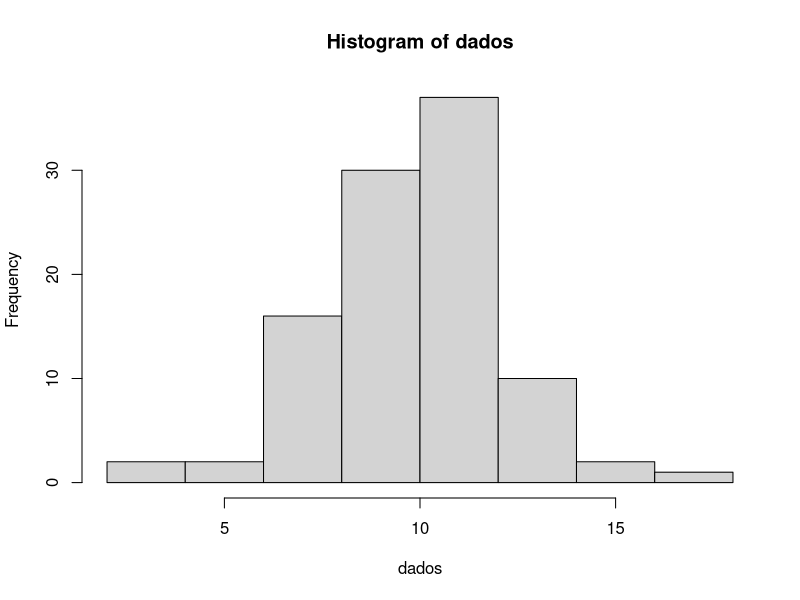
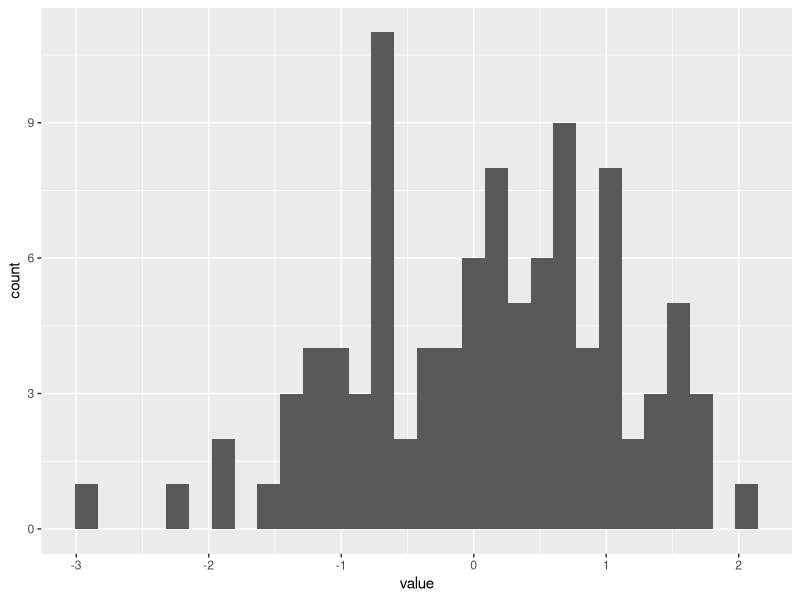

Source code (R) for these figures, in order:
#----------------------------------------------
# Titulo: Nocoes basicas sobre o software 
#         estatistico R via interface R Studio. 
#----------------------------------------------
# Autor : Peter de Matos Campos/UFSJ/DEMAT                         
# Data  : 13/10/2019
# Versao: v3 
#-----------------------------------------------
# Objetivo: apresentar o R e o R Studio e 
#           algumas de suas funcionalidades
#           basicas. 
#-----------------------------------------------
# SUMARIO
# 1) COMO O R FUNCIONA?
#-----------------------------------------------
# Veja o exemplo de algumas operacoes basicas
# sem criar objetos:

1 + 2 + 3
1 + 2 * 3       
(1 + 2) * 3
9 / 3
2 ^ 3

# criando objetos (COMO SE TIVESSE COLOCANDO 
#                  NA MEMORIA DA CALCULADORA)

a <- 1 + 2 + 3       
b <- 1 + 2 * 3       
c <- (1 + 2) * 3
d <- 9 / 3
e <- 2 ^ 3

# Voce notou a diferenca?

# Algumas funcoes matematicas

exp(1)               # numero de Euler e^1
cos(3.141593)        # Cosseno
sin(1)               # Seno
log2(1)              # Logaritmo de base 2
sum(1:5)             # Soma
sqrt(4)              # raiz quadrada
2^3                  # um numero elevado
y <- 1:100
length(y)      # retorna o tamanho do objeto y

# No R, temos operacoes basicas e complexas e 
# muitas delas sao feitas por uma "funcao".

# Em geral, a sintaxe de uma funcao apresenta o
# nome da fucao e entre parentese seus argumentos.

# Um exemplo de uma funcao simples
# funcao round().
# A funcao "round" eh utilizada para fazer
# arredondamentos. Sua sintaxe eh:

# round(x, digits = 0).

# Possui dois argumentos:
# 1) x: eh o objeto (caixinha), resultado numerico.
# 2) digits = : eh o n�mero de casas decimais que
#               queremos fixar depois da virgula.

#-------------------------------------------------
# Exemplo pratico
#-------------------------------------------------
x <- pi    # atribuo o valor de pi ao objeto x
round(x,1) # fixo em 1 casa decimal.
round(x,2) # fixo em 2 casas decimais.

# outro exemplo 

# funcao sample
# a funcao sample retira uma amostra de tamanho 
# especificado dos elementos de x, com ou 
# sem reposicao.

# Sua sintaxe eh:
# sample(x, size, replace = FALSE, prob = NULL)

# Seus argumentos sao quatro:

# 1) x: eh o conjunto de dados de onde a amostra
#       sera retirada.
# 2) size: e o tamanho da amostra que sera tirada.
# 3) replace =: define se a amostragem sera com
#    (replace = TRUE) ou sem (replace = FALSE)
#    reposicao.
# 4) prob = NULL, opcional e da peso aos elementos
#                 do conjunto de dados.

# Exemplo pratico
x <- seq(1:200)
sample(x,size=10,replace=FALSE)
sample(x,size=15,replace=TRUE)
sample(x,15) # o default eh replace = FALSE

# O R reconhece os argumentos, mas cuidado! 

#--------------------------------------------------
# Limpando o console:
#--------------------------------------------------
# clique sobre o console e aperte conjuntamente
# o CTRL+L

dados <- rnorm(100, 10, 2)
dados

hist(dados)

#Carregando o pacote ggplot2
require(ggplot2)
library(ggplot2)
# dataset:
data=data.frame(value=rnorm(100))

# basic histogram
p <- ggplot(data, aes(x=value)) +
  geom_histogram()
p
